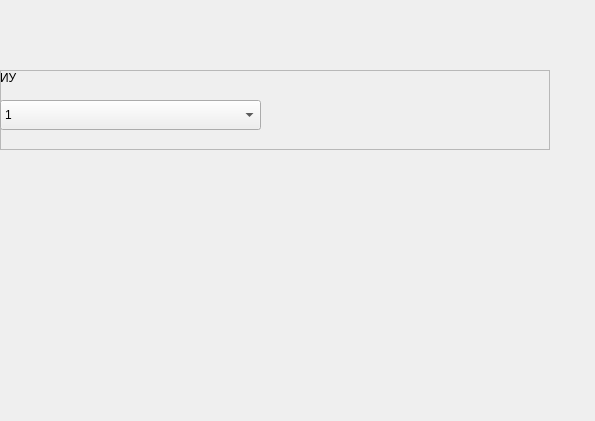
<?xml version="1.0" encoding="UTF-8"?>
<ui version="4.0">
 <class>Widget_IU_BL_IP</class>
 <widget class="QWidget" name="Widget_IU_BL_IP">
  <property name="geometry">
   <rect>
    <x>0</x>
    <y>0</y>
    <width>595</width>
    <height>421</height>
   </rect>
  </property>
  <property name="sizePolicy">
   <sizepolicy hsizetype="Expanding" vsizetype="Expanding">
    <horstretch>0</horstretch>
    <verstretch>0</verstretch>
   </sizepolicy>
  </property>
  <property name="windowTitle">
   <string>Form</string>
  </property>
  <widget class="QFrame" name="frame">
   <property name="geometry">
    <rect>
     <x>0</x>
     <y>70</y>
     <width>550</width>
     <height>80</height>
    </rect>
   </property>
   <property name="frameShape">
    <enum>QFrame::StyledPanel</enum>
   </property>
   <property name="frameShadow">
    <enum>QFrame::Raised</enum>
   </property>
   <widget class="QComboBox" name="IU_BL_IP_num_combobox">
    <property name="geometry">
     <rect>
      <x>0</x>
      <y>30</y>
      <width>261</width>
      <height>30</height>
     </rect>
    </property>
    <item>
     <property name="text">
      <string>1</string>
     </property>
    </item>
    <item>
     <property name="text">
      <string>2</string>
     </property>
    </item>
    <item>
     <property name="text">
      <string>3</string>
     </property>
    </item>
    <item>
     <property name="text">
      <string>4</string>
     </property>
    </item>
   </widget>
   <widget class="QLabel" name="label_71">
    <property name="geometry">
     <rect>
      <x>0</x>
      <y>0</y>
      <width>47</width>
      <height>16</height>
     </rect>
    </property>
    <property name="text">
     <string>ИУ</string>
    </property>
   </widget>
  </widget>
 </widget>
 <resources/>
 <connections/>
</ui>
